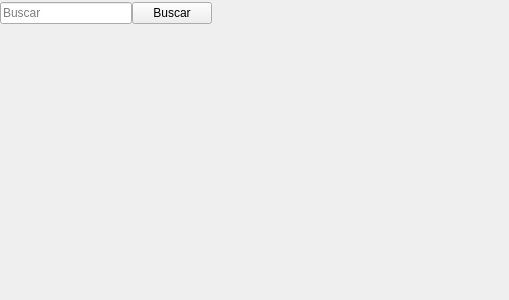
<?xml version="1.0" encoding="UTF-8"?>
<ui version="4.0">
 <class>Form</class>
 <widget class="QWidget" name="Form">
  <property name="geometry">
   <rect>
    <x>0</x>
    <y>0</y>
    <width>509</width>
    <height>300</height>
   </rect>
  </property>
  <property name="windowTitle">
   <string>Form</string>
  </property>
  <widget class="QWidget" name="verticalLayoutWidget">
   <property name="geometry">
    <rect>
     <x>0</x>
     <y>0</y>
     <width>212</width>
     <height>27</height>
    </rect>
   </property>
   <layout class="QVBoxLayout" name="verticalLayout">
    <item>
     <layout class="QHBoxLayout" name="search_layout">
      <property name="spacing">
       <number>0</number>
      </property>
      <item>
       <widget class="QLineEdit" name="search_text">
        <property name="placeholderText">
         <string>Buscar</string>
        </property>
       </widget>
      </item>
      <item>
       <widget class="QPushButton" name="search_button">
        <property name="text">
         <string>Buscar</string>
        </property>
       </widget>
      </item>
     </layout>
    </item>
   </layout>
  </widget>
 </widget>
 <resources/>
 <connections/>
</ui>
